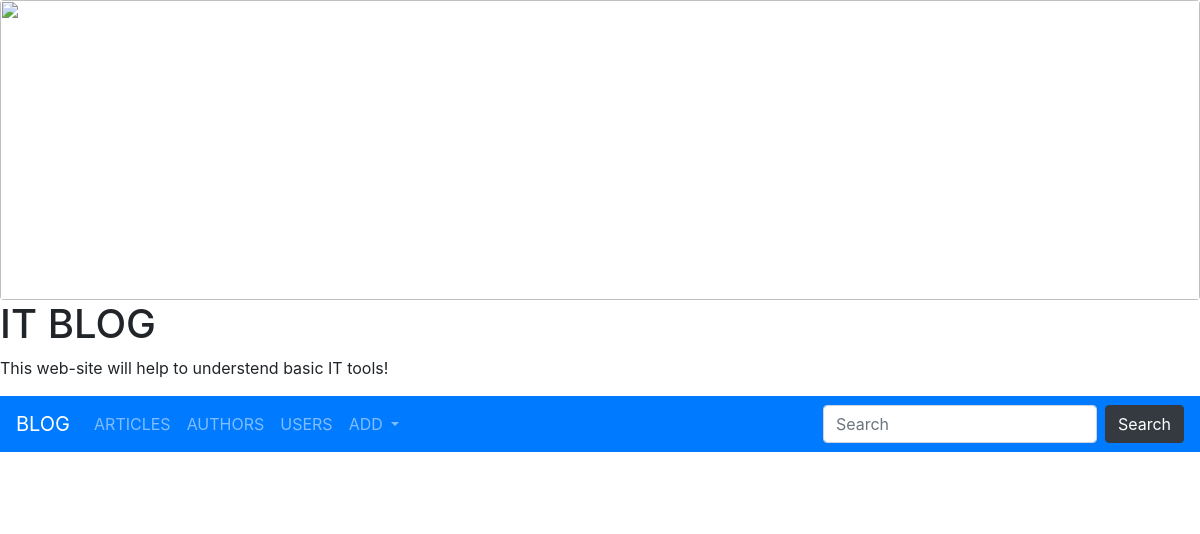
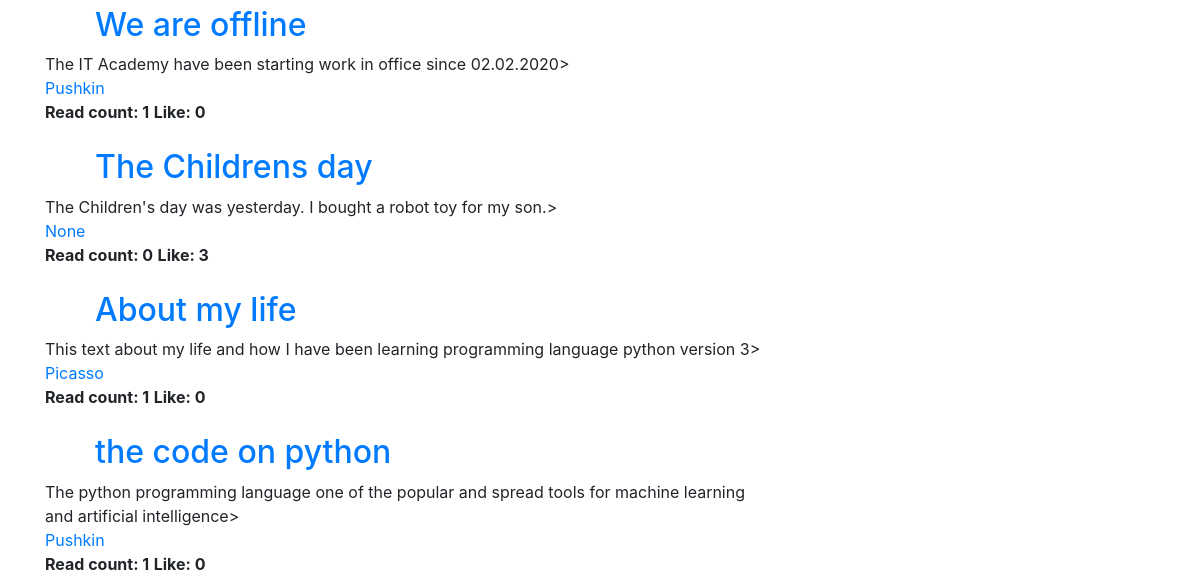
/, run on an earlier commit of the app's database (2 pictures, top to bottom).
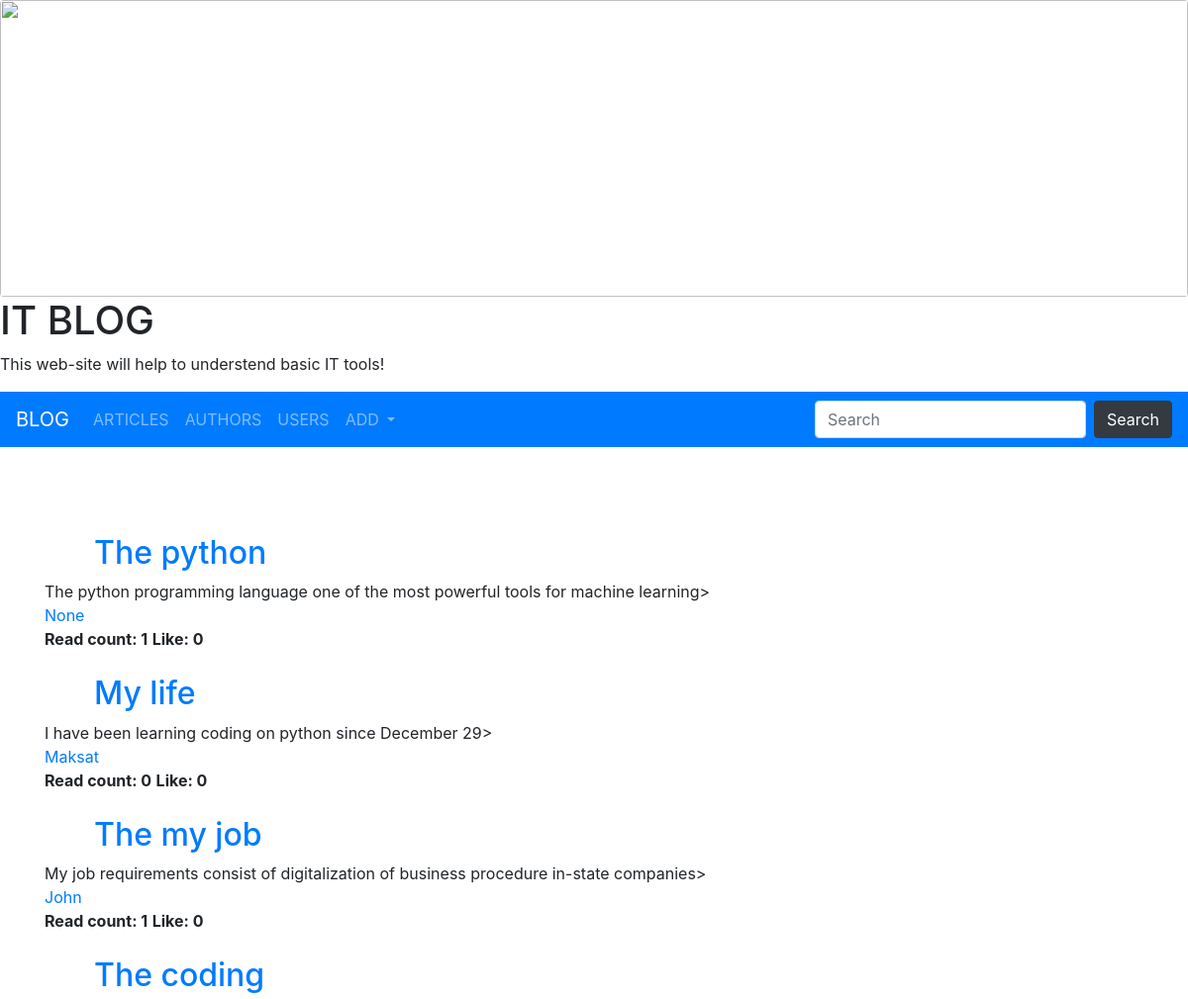
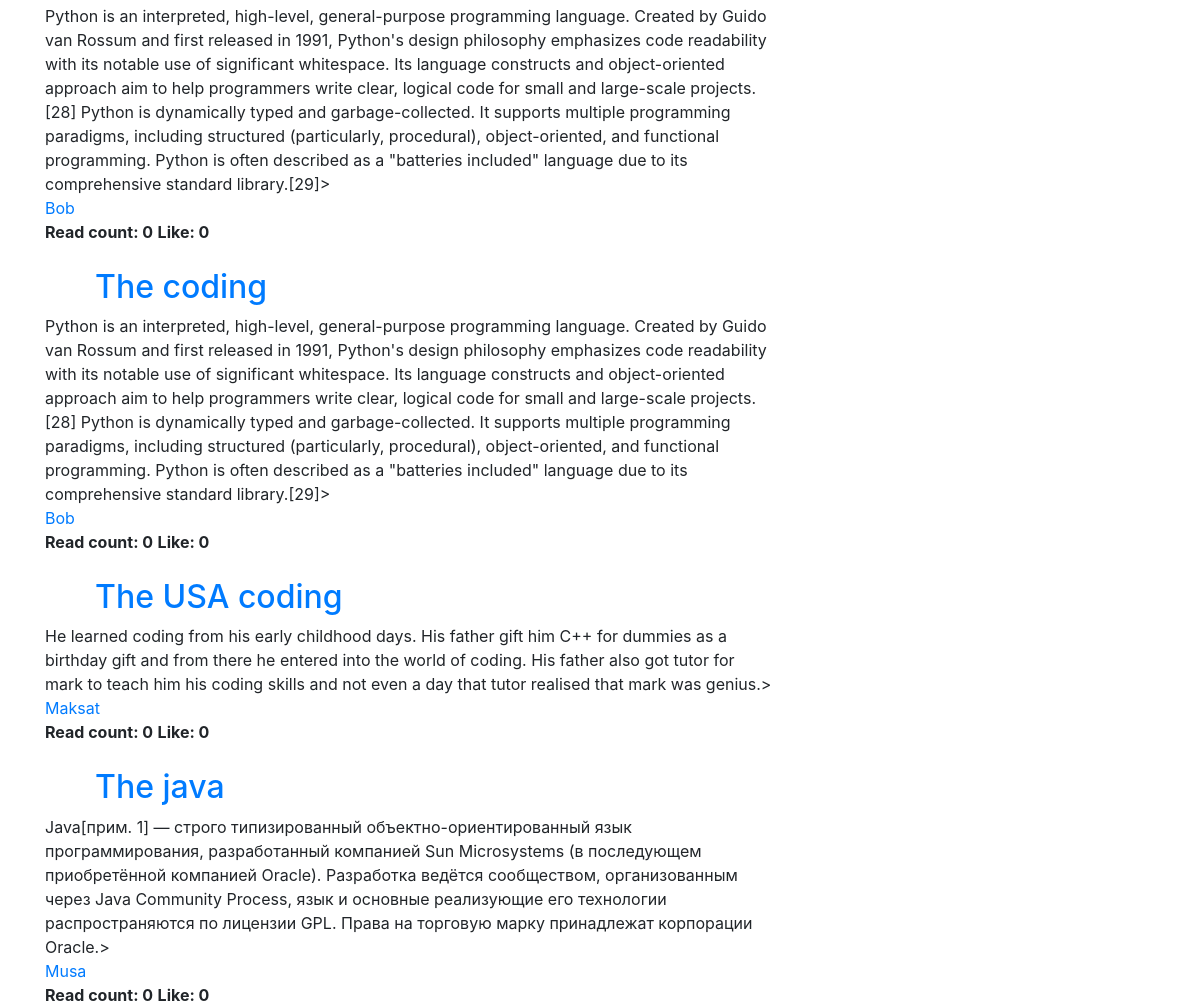
And on a later commit of the database (2 pictures, top to bottom).
### article/models.py (models this page shows, shortened)
class Article(models.Model):
    title = models.CharField(max_length=255)
    text = models.TextField()
    likes = models.IntegerField(default=0)
    active = models.BooleanField(default=True)
    author = models.ForeignKey( to='Author',
                                on_delete=models.CASCADE,
                                related_name="articles",
                                null=True,
                                blank=True )
    readers = models.ManyToManyField(   to=User,
                                        related_name="article",
                                        null=True,
                                        blank=True)
    publication_date = models.DateTimeField(auto_now_add=True)
    update_date = models.DateTimeField(auto_now=True)
    picture = models.ImageField(null=True, blank=True, upload_to="articles/" + datetime.today().strftime("%Y%m%d"))
    dislake = models.IntegerField(default=0)
    views = models.IntegerField(default=0)
    reposts = models.IntegerField(default=0)
    tag = models.ManyToManyField("Tag", blank=True, related_name="article")
    class Meta:
        verbose_name = "Статью"
        verbose_name_plural = "Статьи"

class Author(models.Model):
    name = models.CharField(max_length=255)
    photo = models.ImageField(upload_to= "author_photo", null=True, blank=True)
    user = models.OneToOneField(to=User, on_delete=models.SET_NULL, related_name="author",
    null=True, blank=True)
    def __str__(self):
        return self.name
    class Meta:
        verbose_name = "Автора"
        verbose_name_plural = "Автор"

### article/views.py (the view)
# urls.py: path("", homepage, name="homepage"),
def homepage(request):
    if request.method == 'POST':
        key = request.POST.get("key_word")
        articles = Article.objects.filter(active=True).filter(title__contains=key) | Article.objects.filter(active=True).filter(text__contains=key) | Article.objects.filter(active=True).filter(author__name__contains=key) | Article.objects.filter(active=True).filter(comments__text__contains=key)
    else:
        if "key_word" in request.GET:
            key =request.GET.get("key_word")
            articles = Article.objects.filter(active=True).order_by("title")
        else:
            articles = Article.objects.filter(active=True)
    return render(request, "article/homepage.html",
    {"articles":articles})

### article/templates/article/homepage.html
{% extends 'base.html' %}
{% block content %}
<div class="container" style="margin-top:40px">
<div class="row">
<div class="col-sm-8">
    {% for a in articles %}
<div>
    <br>
    <h2>
        <a href="{% url 'article' a.id %}">
        {{ a.title }}</a>
    </h2>
        <div>{{ a.text}}>
        </div>
    <div>
        <a href="{% url 'authors' %}">{{ a.author }}</a>
    </div>
    <b>Read count: {{ a.readers.count }}</b>
    <b>Like: {{ a.likes }}</b>
    {% endfor %}
{% endblock %}

What changed in the data, as far as the page shows it:
changed Article id 1: title "We are offline" → "The python"; text "The IT Academy have been starting work in office since 02.02.2020" → "The python programming language one of the most powerful tools for machine learning"; author "Pushkin" → "None"
changed Article: title "The Childrens day" → "My life"; text "The Children's day was yesterday. I bought a robot toy for my son." → "I have been learning coding on python since December 29"; author "None" → "Maksat"; likes "3" → "0"
changed Article: title "About my life" → "The my job"; text "This text about my life and how I have been learning programming language python version 3" → "My job requirements consist of digitalization of business procedure in-state companies"; author "Picasso" → "John"
changed Article (number 4 of 7 on the later page): title "the code on python" → "The coding"; text "The python programming language one of the popular and spread tools for machine learning and artificial intelligence" → "Python is an interpreted, high-level, general-purpose programming language. Created by Guido van Rossum and first released in 1991, Python's design philosophy emphasizes code readability with its notable use of significant whitespace. Its language constructs and object-oriented approach aim to help programmers write clear, logical code for small and large-scale projects.[28] Python is dynamically typed and garbage-collected. It supports multiple programming paradigms, including structured (particularly, procedural), object-oriented, and functional programming. Python is often described as a \"batteries included\" language due to its comprehensive standard library.[29]"; author "Pushkin" → "Bob"; readers.count "1" → "0"
added Article: title "The coding", text "Python is an interpreted, high-level, general-purpose programming language. Created by Guido van Rossum and first released in 1991, Python's design philosophy emphasizes code readability with its notable use of significant whitespace. Its language constructs and object-oriented approach aim to help programmers write clear, logical code for small and large-scale projects.[28] Python is dynamically typed and garbage-collected. It supports multiple programming paradigms, including structured (particularly, procedural), object-oriented, and functional programming. Python is often described as a \"batteries included\" language due to its comprehensive standard library.[29]", author "Bob", readers.count "0", likes "0"
added Article: title "The USA coding", text "He learned coding from his early childhood days. His father gift him C++ for dummies as a birthday gift and from there he entered into the world of coding. His father also got tutor for mark to teach him his coding skills and not even a day that tutor realised that mark was genius.", author "Maksat", readers.count "0", likes "0"
added Article: title "The java", text "Java[прим. 1] — строго типизированный объектно-ориентированный язык программирования, разработанный компанией Sun Microsystems (в последующем приобретённой компанией Oracle). Разработка ведётся сообществом, организованным через Java Community Process, язык и основные реализующие его технологии распространяются по лицензии GPL. Права на торговую марку принадлежат корпорации Oracle.", author "Musa", readers.count "0", likes "0"
